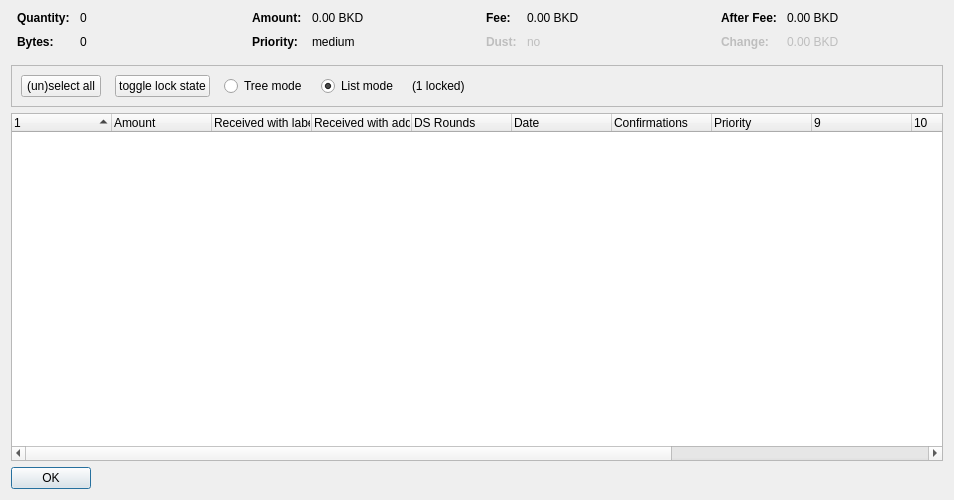
<?xml version="1.0" encoding="UTF-8"?>
<ui version="4.0">
 <class>CoinControlDialog</class>
 <widget class="QDialog" name="CoinControlDialog">
  <property name="geometry">
   <rect>
    <x>0</x>
    <y>0</y>
    <width>954</width>
    <height>500</height>
   </rect>
  </property>
  <property name="windowTitle">
   <string>Coin Selection</string>
  </property>
  <layout class="QVBoxLayout" name="verticalLayout">
   <item>
    <layout class="QHBoxLayout" name="horizontalLayoutTop" stretch="0,0,0,0">
     <property name="topMargin">
      <number>0</number>
     </property>
     <property name="bottomMargin">
      <number>10</number>
     </property>
     <item>
      <layout class="QFormLayout" name="formLayoutCoinControl1">
       <property name="horizontalSpacing">
        <number>10</number>
       </property>
       <property name="verticalSpacing">
        <number>10</number>
       </property>
       <property name="leftMargin">
        <number>6</number>
       </property>
       <property name="rightMargin">
        <number>6</number>
       </property>
       <item row="0" column="0">
        <widget class="QLabel" name="labelCoinControlQuantityText">
         <property name="font">
          <font>
           <weight>75</weight>
           <bold>true</bold>
          </font>
         </property>
         <property name="text">
          <string>Quantity:</string>
         </property>
        </widget>
       </item>
       <item row="0" column="1">
        <widget class="QLabel" name="labelCoinControlQuantity">
         <property name="cursor">
          <cursorShape>IBeamCursor</cursorShape>
         </property>
         <property name="contextMenuPolicy">
          <enum>Qt::ActionsContextMenu</enum>
         </property>
         <property name="text">
          <string notr="true">0</string>
         </property>
         <property name="textInteractionFlags">
          <set>Qt::LinksAccessibleByMouse|Qt::TextSelectableByKeyboard|Qt::TextSelectableByMouse</set>
         </property>
        </widget>
       </item>
       <item row="1" column="0">
        <widget class="QLabel" name="labelCoinControlBytesText">
         <property name="font">
          <font>
           <weight>75</weight>
           <bold>true</bold>
          </font>
         </property>
         <property name="text">
          <string>Bytes:</string>
         </property>
        </widget>
       </item>
       <item row="1" column="1">
        <widget class="QLabel" name="labelCoinControlBytes">
         <property name="cursor">
          <cursorShape>IBeamCursor</cursorShape>
         </property>
         <property name="contextMenuPolicy">
          <enum>Qt::ActionsContextMenu</enum>
         </property>
         <property name="text">
          <string notr="true">0</string>
         </property>
         <property name="textInteractionFlags">
          <set>Qt::LinksAccessibleByMouse|Qt::TextSelectableByKeyboard|Qt::TextSelectableByMouse</set>
         </property>
        </widget>
       </item>
      </layout>
     </item>
     <item>
      <layout class="QFormLayout" name="formLayoutCoinControl2">
       <property name="horizontalSpacing">
        <number>10</number>
       </property>
       <property name="verticalSpacing">
        <number>10</number>
       </property>
       <property name="leftMargin">
        <number>6</number>
       </property>
       <property name="rightMargin">
        <number>6</number>
       </property>
       <item row="0" column="0">
        <widget class="QLabel" name="labelCoinControlAmountText">
         <property name="font">
          <font>
           <weight>75</weight>
           <bold>true</bold>
          </font>
         </property>
         <property name="text">
          <string>Amount:</string>
         </property>
        </widget>
       </item>
       <item row="0" column="1">
        <widget class="QLabel" name="labelCoinControlAmount">
         <property name="cursor">
          <cursorShape>IBeamCursor</cursorShape>
         </property>
         <property name="contextMenuPolicy">
          <enum>Qt::ActionsContextMenu</enum>
         </property>
         <property name="text">
          <string notr="true">0.00 BKD</string>
         </property>
         <property name="textInteractionFlags">
          <set>Qt::LinksAccessibleByMouse|Qt::TextSelectableByKeyboard|Qt::TextSelectableByMouse</set>
         </property>
        </widget>
       </item>
       <item row="1" column="0">
        <widget class="QLabel" name="labelCoinControlPriorityText">
         <property name="font">
          <font>
           <weight>75</weight>
           <bold>true</bold>
          </font>
         </property>
         <property name="text">
          <string>Priority:</string>
         </property>
        </widget>
       </item>
       <item row="1" column="1">
        <widget class="QLabel" name="labelCoinControlPriority">
         <property name="cursor">
          <cursorShape>IBeamCursor</cursorShape>
         </property>
         <property name="contextMenuPolicy">
          <enum>Qt::ActionsContextMenu</enum>
         </property>
         <property name="text">
          <string>medium</string>
         </property>
         <property name="textInteractionFlags">
          <set>Qt::LinksAccessibleByMouse|Qt::TextSelectableByKeyboard|Qt::TextSelectableByMouse</set>
         </property>
        </widget>
       </item>
      </layout>
     </item>
     <item>
      <layout class="QFormLayout" name="formLayoutCoinControl3">
       <property name="horizontalSpacing">
        <number>10</number>
       </property>
       <property name="verticalSpacing">
        <number>10</number>
       </property>
       <property name="leftMargin">
        <number>6</number>
       </property>
       <property name="rightMargin">
        <number>6</number>
       </property>
       <item row="0" column="0">
        <widget class="QLabel" name="labelCoinControlFeeText">
         <property name="font">
          <font>
           <weight>75</weight>
           <bold>true</bold>
          </font>
         </property>
         <property name="text">
          <string>Fee:</string>
         </property>
        </widget>
       </item>
       <item row="0" column="1">
        <widget class="QLabel" name="labelCoinControlFee">
         <property name="cursor">
          <cursorShape>IBeamCursor</cursorShape>
         </property>
         <property name="contextMenuPolicy">
          <enum>Qt::ActionsContextMenu</enum>
         </property>
         <property name="text">
          <string notr="true">0.00 BKD</string>
         </property>
         <property name="textInteractionFlags">
          <set>Qt::LinksAccessibleByMouse|Qt::TextSelectableByKeyboard|Qt::TextSelectableByMouse</set>
         </property>
        </widget>
       </item>
       <item row="1" column="0">
        <widget class="QLabel" name="labelCoinControlLowOutputText">
         <property name="enabled">
          <bool>false</bool>
         </property>
         <property name="font">
          <font>
           <weight>75</weight>
           <bold>true</bold>
          </font>
         </property>
         <property name="text">
          <string>Dust:</string>
         </property>
        </widget>
       </item>
       <item row="1" column="1">
        <widget class="QLabel" name="labelCoinControlLowOutput">
         <property name="enabled">
          <bool>false</bool>
         </property>
         <property name="cursor">
          <cursorShape>IBeamCursor</cursorShape>
         </property>
         <property name="contextMenuPolicy">
          <enum>Qt::ActionsContextMenu</enum>
         </property>
         <property name="text">
          <string>no</string>
         </property>
         <property name="textInteractionFlags">
          <set>Qt::LinksAccessibleByMouse|Qt::TextSelectableByKeyboard|Qt::TextSelectableByMouse</set>
         </property>
        </widget>
       </item>
      </layout>
     </item>
     <item>
      <layout class="QFormLayout" name="formLayoutCoinControl4">
       <property name="horizontalSpacing">
        <number>10</number>
       </property>
       <property name="verticalSpacing">
        <number>10</number>
       </property>
       <property name="leftMargin">
        <number>6</number>
       </property>
       <property name="rightMargin">
        <number>6</number>
       </property>
       <item row="0" column="0">
        <widget class="QLabel" name="labelCoinControlAfterFeeText">
         <property name="font">
          <font>
           <weight>75</weight>
           <bold>true</bold>
          </font>
         </property>
         <property name="text">
          <string>After Fee:</string>
         </property>
        </widget>
       </item>
       <item row="0" column="1">
        <widget class="QLabel" name="labelCoinControlAfterFee">
         <property name="cursor">
          <cursorShape>IBeamCursor</cursorShape>
         </property>
         <property name="contextMenuPolicy">
          <enum>Qt::ActionsContextMenu</enum>
         </property>
         <property name="text">
          <string notr="true">0.00 BKD</string>
         </property>
         <property name="textInteractionFlags">
          <set>Qt::LinksAccessibleByMouse|Qt::TextSelectableByKeyboard|Qt::TextSelectableByMouse</set>
         </property>
        </widget>
       </item>
       <item row="1" column="0">
        <widget class="QLabel" name="labelCoinControlChangeText">
         <property name="enabled">
          <bool>false</bool>
         </property>
         <property name="font">
          <font>
           <weight>75</weight>
           <bold>true</bold>
          </font>
         </property>
         <property name="text">
          <string>Change:</string>
         </property>
        </widget>
       </item>
       <item row="1" column="1">
        <widget class="QLabel" name="labelCoinControlChange">
         <property name="enabled">
          <bool>false</bool>
         </property>
         <property name="cursor">
          <cursorShape>IBeamCursor</cursorShape>
         </property>
         <property name="contextMenuPolicy">
          <enum>Qt::ActionsContextMenu</enum>
         </property>
         <property name="text">
          <string notr="true">0.00 BKD</string>
         </property>
         <property name="textInteractionFlags">
          <set>Qt::LinksAccessibleByMouse|Qt::TextSelectableByKeyboard|Qt::TextSelectableByMouse</set>
         </property>
        </widget>
       </item>
      </layout>
     </item>
    </layout>
   </item>
   <item>
    <widget class="QFrame" name="frame">
     <property name="minimumSize">
      <size>
       <width>0</width>
       <height>40</height>
      </size>
     </property>
     <property name="frameShape">
      <enum>QFrame::StyledPanel</enum>
     </property>
     <property name="frameShadow">
      <enum>QFrame::Sunken</enum>
     </property>
     <layout class="QHBoxLayout" name="horizontalLayout">
      <item>
       <layout class="QHBoxLayout" name="horizontalLayoutPanel" stretch="0,0,0,0,0,0">
        <property name="spacing">
         <number>14</number>
        </property>
        <item>
         <widget class="QPushButton" name="pushButtonSelectAll">
          <property name="sizePolicy">
           <sizepolicy hsizetype="Maximum" vsizetype="Fixed">
            <horstretch>0</horstretch>
            <verstretch>0</verstretch>
           </sizepolicy>
          </property>
          <property name="text">
           <string>(un)select all</string>
          </property>
          <property name="autoDefault">
           <bool>false</bool>
          </property>
         </widget>
        </item>
        <item>
         <widget class="QPushButton" name="pushButtonToggleLock">
          <property name="sizePolicy">
           <sizepolicy hsizetype="Maximum" vsizetype="Fixed">
            <horstretch>0</horstretch>
            <verstretch>0</verstretch>
           </sizepolicy>
          </property>
          <property name="text">
           <string>toggle lock state</string>
          </property>
          <property name="autoDefault">
           <bool>false</bool>
          </property>
         </widget>
        </item>
        <item>
         <widget class="QRadioButton" name="radioTreeMode">
          <property name="sizePolicy">
           <sizepolicy hsizetype="Maximum" vsizetype="Fixed">
            <horstretch>0</horstretch>
            <verstretch>0</verstretch>
           </sizepolicy>
          </property>
          <property name="text">
           <string>Tree mode</string>
          </property>
         </widget>
        </item>
        <item>
         <widget class="QRadioButton" name="radioListMode">
          <property name="sizePolicy">
           <sizepolicy hsizetype="Maximum" vsizetype="Fixed">
            <horstretch>0</horstretch>
            <verstretch>0</verstretch>
           </sizepolicy>
          </property>
          <property name="text">
           <string>List mode</string>
          </property>
          <property name="checked">
           <bool>true</bool>
          </property>
         </widget>
        </item>
        <item>
         <widget class="QLabel" name="labelLocked">
          <property name="text">
           <string>(1 locked)</string>
          </property>
         </widget>
        </item>
        <item>
         <spacer name="horizontalSpacer">
          <property name="orientation">
           <enum>Qt::Horizontal</enum>
          </property>
          <property name="sizeHint" stdset="0">
           <size>
            <width>40</width>
            <height>20</height>
           </size>
          </property>
         </spacer>
        </item>
       </layout>
      </item>
     </layout>
    </widget>
   </item>
   <item>
    <widget class="CoinControlTreeWidget" name="treeWidget">
     <property name="contextMenuPolicy">
      <enum>Qt::CustomContextMenu</enum>
     </property>
     <property name="sortingEnabled">
      <bool>false</bool>
     </property>
     <property name="columnCount">
      <number>13</number>
     </property>
     <attribute name="headerShowSortIndicator" stdset="0">
      <bool>true</bool>
     </attribute>
     <attribute name="headerStretchLastSection">
      <bool>false</bool>
     </attribute>
     <column>
      <property name="text">
       <string/>
      </property>
     </column>
     <column>
      <property name="text">
       <string>Amount</string>
      </property>
     </column>
     <column>
      <property name="text">
       <string>Received with label</string>
      </property>
     </column>
     <column>
      <property name="text">
       <string>Received with address</string>
      </property>
     </column>
     <column>
      <property name="text">
       <string>DS Rounds</string>
      </property>
     </column>
     <column>
      <property name="text">
       <string>Date</string>
      </property>
     </column>
     <column>
      <property name="text">
       <string>Confirmations</string>
      </property>
      <property name="toolTip">
       <string>Confirmed</string>
      </property>
     </column>
     <column>
      <property name="text">
       <string>Priority</string>
      </property>
     </column>
     <column>
      <property name="text">
       <string/>
      </property>
     </column>
     <column>
      <property name="text">
       <string/>
      </property>
     </column>
     <column>
      <property name="text">
       <string/>
      </property>
     </column>
     <column>
      <property name="text">
       <string/>
      </property>
     </column>
     <column>
      <property name="text">
       <string/>
      </property>
     </column>
    </widget>
   </item>
   <item>
    <widget class="QDialogButtonBox" name="buttonBox">
     <property name="sizePolicy">
      <sizepolicy hsizetype="Maximum" vsizetype="Fixed">
       <horstretch>0</horstretch>
       <verstretch>0</verstretch>
      </sizepolicy>
     </property>
     <property name="orientation">
      <enum>Qt::Horizontal</enum>
     </property>
     <property name="standardButtons">
      <set>QDialogButtonBox::Ok</set>
     </property>
    </widget>
   </item>
  </layout>
 </widget>
 <customwidgets>
  <customwidget>
   <class>CoinControlTreeWidget</class>
   <extends>QTreeWidget</extends>
   <header>coincontroltreewidget.h</header>
  </customwidget>
 </customwidgets>
 <resources/>
 <connections/>
</ui>
